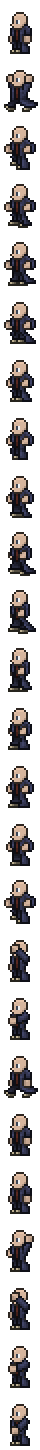
#> input picture Content/NPCs/Conjurer.png, 40 x 1450 px, given in place of FireAtronachMinion.png, which was not available
$ python art_folder.py
#> lines starting #> are read from the running program, lines starting #| are printed output that depends on the picture
#!/usr/bin/env python3
"""Hand editing workflow for the mod's sprites.

  python tools/art_folder.py unpack   Content/ sprites -> art/ (one PNG per frame, 1x art pixels)
  python tools/art_folder.py pack     art/ -> Content/ (2x2 Terraria pixels, frames stacked into sheets)

Terraria draws every art pixel as 2x2 screen pixels, so the files in Content/ are twice the size of the
art. Edit the 1x files in art/ (Aseprite, LibreSprite, Pixelorama: 1 px grid, no anti aliasing), then
pack and rebuild the mod. See art/README.md.
"""
import sys
from pathlib import Path

from PIL import Image

ROOT = Path(__file__).resolve().parent.parent
ART = ROOT / "art"

ATRONACH_FRAMES = ["0_idle", "1_walkA", "2_pass", "3_walkB", "4_pass", "5_attack"]
NPC_FRAMES = (["00_idle", "01_jump"] + [f"{i:02d}_walk{i - 1}" for i in range(2, 16)]
              + ["16_arm_up", "17_arm_forward", "18_sit", "19_talk", "20_blink", "21_throw1", "22_throw2",
                 "23_throw3", "24_throw4"])
ATRONACHS = ["Fire", "Frost", "Storm"]


def half(img):
    """2x2 blocks -> 1 art pixel. Finds the grid phase first (some sprites sit 1 px off the 2x2 grid)."""
    best = None
    for ox in (0, 1):
        for oy in (0, 1):
            c = img.crop((ox, oy, img.width, img.height))
            c = c.crop((0, 0, c.width // 2 * 2, c.height // 2 * 2))
            if is_2x(c):
                best = c
                break
        if best is not None:
            break
    if best is None:
        best = img
    return best.resize((best.width // 2, best.height // 2), Image.NEAREST)


def double(img, size=None):
    """1 art pixel -> 2x2; size pads/centres onto a fixed canvas (icons must stay 32x32)."""
    big = img.resize((img.width * 2, img.height * 2), Image.NEAREST)
    if size and big.size != size:
        canvas = Image.new("RGBA", size, (0, 0, 0, 0))
        canvas.paste(big, ((size[0] - big.width) // 2 // 2 * 2, (size[1] - big.height) // 2 // 2 * 2))
        big = canvas
    return big


def is_2x(img):
    a = img.load()
    for y in range(0, img.height - 1, 2):
        for x in range(0, img.width - 1, 2):
            if not (a[x, y] == a[x + 1, y] == a[x, y + 1] == a[x + 1, y + 1]):
                return False
    return True


def split(sheet, n):
    fh = sheet.height // n
    return [sheet.crop((0, i * fh, sheet.width, (i + 1) * fh)) for i in range(n)]


def stack(frames):
    w = max(f.width for f in frames)
    h = max(f.height for f in frames)
    out = Image.new("RGBA", (w, h * len(frames)), (0, 0, 0, 0))
    for i, f in enumerate(frames):
        out.paste(f, ((w - f.width) // 2, i * h + h - f.height))
    return out


def unpack():
    for name in ATRONACHS:
        sheet = Image.open(ROOT / f"Content/Projectiles/{name}AtronachMinion.png").convert("RGBA")
#> sheet is the input picture: PIL image 40x1450 RGBA; mean R, G, B, A 26.4, 23.4, 23.6, 87.9
        d = ART / "atronachs" / name
        d.mkdir(parents=True, exist_ok=True)
        for fname, f in zip(ATRONACH_FRAMES, split(sheet, len(ATRONACH_FRAMES))):
#> in split, `fh = sheet.height // n`: fh = 241
            half(f).save(d / f"{fname}.png")
#> this loop made 6 passes
#> pass 1, in unpack, `half(f).save(d / f"{fname}.png")`:
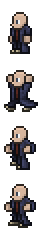
#> saved as 0_idle.png: PIL image 20x120 RGBA (shown 2 times larger); mean R, G, B, A 27.6, 24.5, 24.7, 91.1; transparent parts drawn white
#> pass 2, in unpack, `half(f).save(d / f"{fname}.png")`:
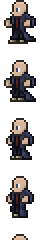
#> saved as 1_walkA.png: PIL image 20x120 RGBA (shown 2 times larger); mean R, G, B, A 28.4, 25.1, 25.1, 91.8; transparent parts drawn white
        buff = Image.open(ROOT / f"Content/Buffs/{name}AtronachBuff.png").convert("RGBA")
        (ART / "buffs").mkdir(parents=True, exist_ok=True)
        half(buff).save(ART / "buffs" / f"{name}AtronachBuff.png")
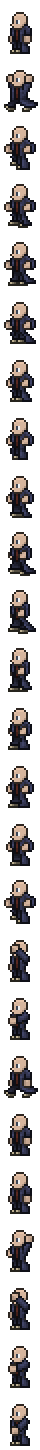
#> saved as FireAtronachBuff.png: PIL image 20x725 RGBA (shown 2 times larger); mean R, G, B, A 26.4, 23.4, 23.6, 87.9; transparent parts drawn white
    (ART / "tomes").mkdir(parents=True, exist_ok=True)
    for name in ATRONACHS:
        tome = Image.open(ROOT / f"Content/Items/TomeConjure{name}Atronach.png").convert("RGBA")
        half(tome).save(ART / "tomes" / f"TomeConjure{name}Atronach.png")
    npc = Image.open(ROOT / "Content/NPCs/Conjurer.png").convert("RGBA")
    d = ART / "npc" / "Conjurer"
    d.mkdir(parents=True, exist_ok=True)
    frames = split(npc, len(NPC_FRAMES))
    two = all(is_2x(f) for f in frames)
    for fname, f in zip(NPC_FRAMES, frames):
        (half(f) if two else f).save(d / f"{fname}.png")
    (d / ("SCALE_2X" if two else "SCALE_1X")).write_text("pack doubles these frames\n" if two else "pack keeps these frames as they are\n")
    head = Image.open(ROOT / "Content/NPCs/Conjurer_Head.png").convert("RGBA")
    head.save(d.parent / "Conjurer_Head.png")
    print("unpacked into", ART)


def pack():
    for name in ATRONACHS:
        d = ART / "atronachs" / name
        frames = [Image.open(d / f"{f}.png").convert("RGBA") for f in ATRONACH_FRAMES]
        double(stack(frames)).save(ROOT / f"Content/Projectiles/{name}AtronachMinion.png")
        double(Image.open(ART / "buffs" / f"{name}AtronachBuff.png").convert("RGBA"), (32, 32)).save(ROOT / f"Content/Buffs/{name}AtronachBuff.png")
        double(Image.open(ART / "tomes" / f"TomeConjure{name}Atronach.png").convert("RGBA")).save(ROOT / f"Content/Items/TomeConjure{name}Atronach.png")
    d = ART / "npc" / "Conjurer"
    frames = [Image.open(d / f"{f}.png").convert("RGBA") for f in NPC_FRAMES]
    sheet = stack(frames)
    if (d / "SCALE_2X").exists():
        sheet = double(sheet)
    sheet.save(ROOT / "Content/NPCs/Conjurer.png")
    Image.open(d.parent / "Conjurer_Head.png").convert("RGBA").save(ROOT / "Content/NPCs/Conjurer_Head.png")
    print("packed into Content/ ; rebuild the mod and run python tools/check_art.py")


if __name__ == "__main__":
#> (the run stopped early here; a loop or call above may not have finished)
